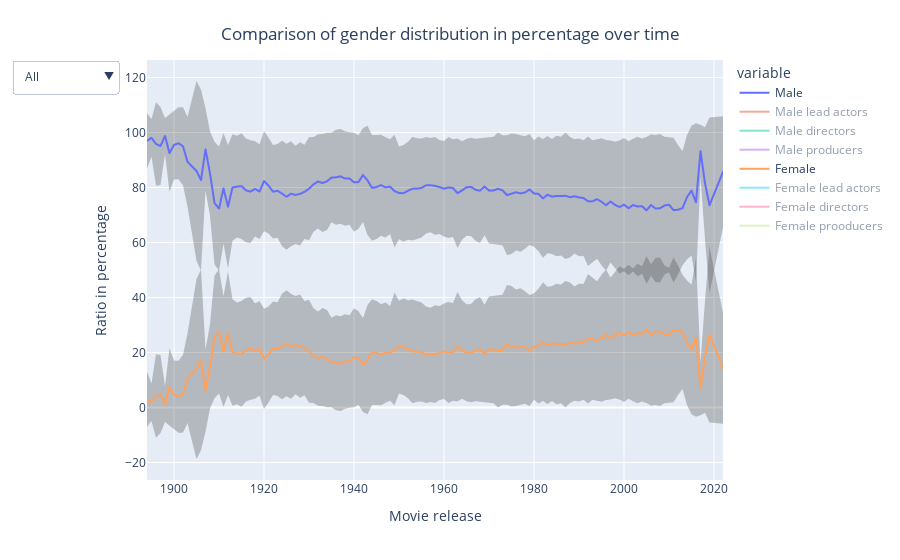

This figure's notebook cell:
### Code cell
# set up start plot
fig = px.line(
    df_genders_per_year, 
    y=df_genders_per_year.columns, 
    labels={
        'movie_release': 'Movie release',
        'value': 'Ratio in percentage',
        'male_all': 'Male',
    }
)

cat_stds = ['male_all', 'female_all', 'male_actors', 'female_actors', 'male_director', 'female_director', 'male_producer', 'female_producer']
for cat_std in cat_stds:
    fig.add_trace(
        go.Scatter(
            name=cat_std,
            x=list(df_genders_per_year.index),
            y=df_genders_per_year[cat_std] + df_stds['{}_std'.format(cat_std)],
            mode='lines',
            marker=dict(color="#444"),
            line=dict(width=0),
            showlegend=False
        )
    )
    fig.add_trace(
        go.Scatter(
            name=cat_std,
            x=list(df_genders_per_year.index),
            y=df_genders_per_year[cat_std] - df_stds['{}_std'.format(cat_std)],
            marker=dict(color="#444"),
            line=dict(width=0),
            mode='lines',
            fillcolor='rgba(68, 68, 68, 0.3)',
            fill='tonexty',
            showlegend=False
        )
    )

# groups and trace visibilities
categories = {
    'All':['male_all', 'female_all'], 
    'Lead Actors':['male_actors', 'female_actors'],
    'Directors':['male_director', 'female_director'],
    'Producers':['male_producer', 'female_producer'],
}
visibleCats = {}
for cat, cols in categories.items():
    visibleCats[cat] = [col in cols for col in df_genders_per_year.columns]

for cat, cols in categories.items():
    vis = [2*[col[:-4] in cols] for col in df_stds.columns]
    visFlat = [item for sublist in vis for item in sublist]
    visibleCats[cat].extend(visFlat)

buttons = []
for cat, vis in visibleCats.items():
    button = dict(label=cat,
                    method = 'restyle',
                    args = ['visible',vis])
    buttons.append(button)

# update layout with buttons                       
fig.update_layout(
    updatemenus=[
        dict(
        type="dropdown",
        direction="down",
        buttons = buttons)
    ],
    hovermode='x'
)

variableNames = {
    'male_all': 'Male',
    'female_all': 'Female',
    'male_actors': 'Male lead actors',
    'female_actors': 'Female lead actors',
    'male_director': 'Male directors',
    'female_director': 'Female directors',
    'male_producer': 'Male producers',
    'female_producer': 'Female prooducers',
    'male_all_upper':'Male upper bound',
    'male_all_lower':'Male lower bound',
}

fig.for_each_trace(
    lambda t: t.update(
        visible = True if t.name in categories['All'] else "legendonly",
        name = variableNames.get(t.name) if variableNames.get(t.name) else t.name
    )
)

fig.update_layout(
    title={
        'text': "Comparison of gender distribution in percentage over time",
        'y':0.95,
        'x':0.5,
        'xanchor': 'center',
        'yanchor': 'top'})

# buttons
fig.show()
plotly.offline.plot(fig, filename=os.path.join(PLOTS_PATH, 'gender_ratio.html'))
